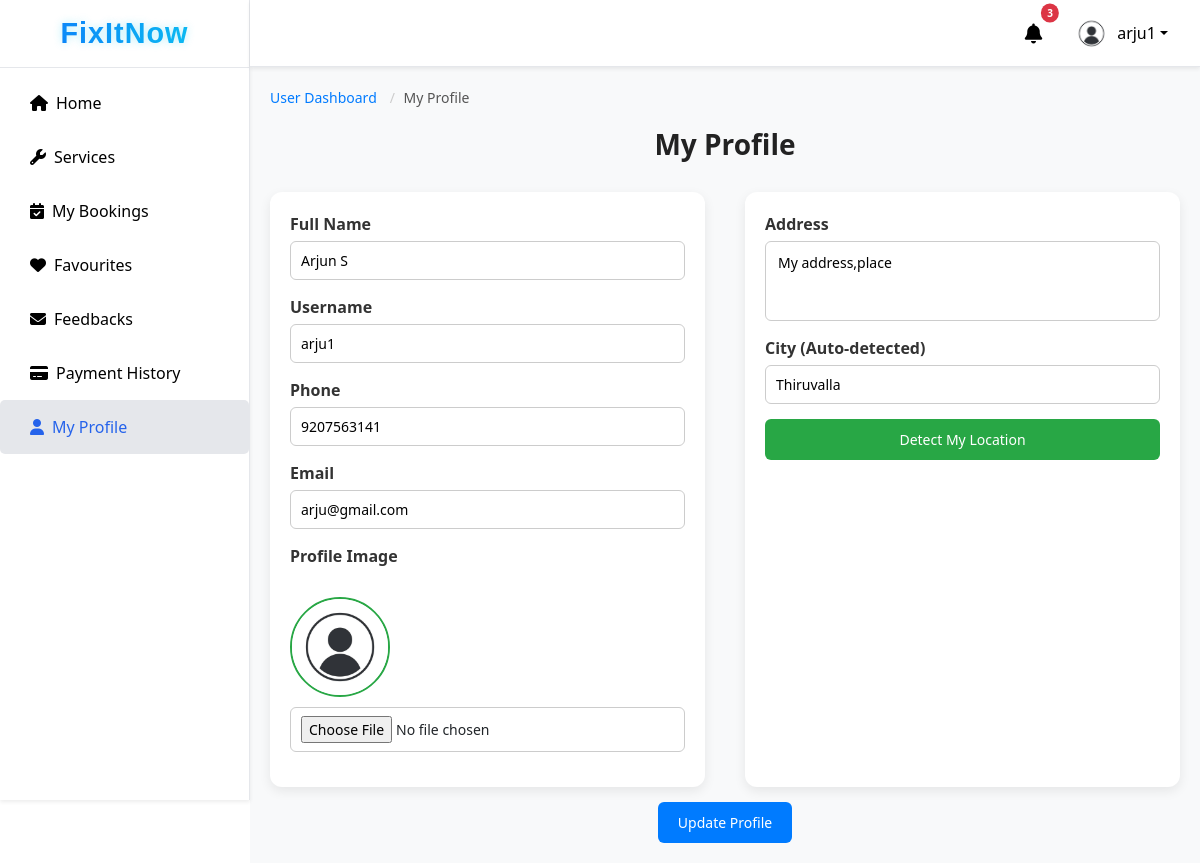
/profile/ (signed in), run on the app's committed database.
### fixapp/models.py (models this page shows, shortened)
class UserRegistration(models.Model):
    full_name = models.CharField(max_length=100)
    username = models.CharField(max_length=150, unique=True)
    email = models.EmailField(unique=True)
    password = models.CharField(max_length=128)  # plain password
    phone = models.CharField(max_length=15, null=True, blank=True)
    profile_image = models.ImageField(upload_to="user_profiles/", null=True, blank=True)
    city = models.CharField(max_length=100, blank=True, null=True)
    address = models.TextField(blank=True, null=True)
    latitude = models.FloatField(blank=True, null=True)
    longitude = models.FloatField(blank=True, null=True)
    registered_on = models.DateTimeField(default=timezone.now)

### fixapp/views.py (the view, shortened to what this page needs)
# urls.py: path('profile/', views.user_profile, name='user_profile'),
def user_profile(request):
    user_id = request.session.get('user_id')  # or use request.user.id if using Django auth
    user_obj = get_object_or_404(UserRegistration, id=user_id)
    context = {
        'user_obj': user_obj
    }
    return render(request, 'user_page/user_profile.html', context)

### fixapp/context_processors.py (called while the page is built)
def notifications_processor(request):
    notifications = []
    if request.session.get('user_id'):
        notifications = Notification.objects.filter(
            recipient_type__in=["users", "both"]
        ).order_by('-created_on')
    return {'notifications': notifications}

def technician_notifications_processor(request):
    notifications = []
    if request.session.get('technician_id'):
        notifications = Notification.objects.filter(
            recipient_type__in=["technicians", "both"]
        ).order_by('-created_on')
    return {'tech_notifications': notifications}

### templates/user_page/user_profile.html (shortened to what this page needs)
{% extends 'user_page/user_dashboard.html' %}
{% load static %}
{% block user_profile %}
<div class="profile-container">
    <nav aria-label="breadcrumb">
        <ol class="breadcrumb">
            <li class="breadcrumb-item"><a href="{% url 'user_home' %}">User Dashboard</a></li>
            <li class="breadcrumb-item active" aria-current="page">My Profile</li>
        </ol>
    </nav>
    <div class="profile-content">
        <h2 class="title text-center">My Profile</h2>
        <form method="POST" enctype="multipart/form-data" class="profile-form">
            <div class="profile-grid">
                <div class="profile-left">
                    <div class="form-group">
                        <label>Full Name</label>
                        <input type="text" name="full_name" value="{{ user_obj.full_name }}" required>
                    </div>
                    <div class="form-group">
                        <label>Username</label>
                        <input type="text" name="username" value="{{ user_obj.username }}" readonly>
                    </div>
                    <div class="form-group">
                        <label>Phone</label>
                        <input type="text" name="phone" value="{{ user_obj.phone }}">
                    </div>
                    <div class="form-group">
                        <label>Email</label>
                        <input type="email" name="email" value="{{ user_obj.email }}" readonly>
                    </div>
                    <div class="form-group">
                        <label>Profile Image</label><br>
                        {% if user_obj.profile_image %}
                            <img src="{{ user_obj.profile_image.url }}" class="profile-preview" alt="Profile Image">
                        {% endif %}
                        <input type="file" name="profile_image">
                    </div>
                </div>
                <div class="profile-right">
                    <div class="form-group">
                        <label>Address</label>
                        <textarea id="address" name="address">{{ user_obj.address|default_if_none:'' }}</textarea>
                    </div>
                    <div class="form-group">
                        <label>City (Auto-detected)</label>
                        <input type="text" id="city" name="city" value="{{ user_obj.city|default_if_none:''}}" readonly>
                    </div>
                    <div class="form-group">
                        <button type="button" class="detect-btn" onclick="getLocation()"> Detect My Location</button>
                    </div>
                </div>
            </div>
    <div class="form-actions">
        <button type="submit" class="update-btn">Update Profile</button>
    </div>
        </form>
    </div>
</div>
{% endblock %}

### templates/user_page/user_dashboard.html (shortened to what this page needs)
{% load static %}
<!DOCTYPE html>
<html lang="en">
<head>
  <link href="https://cdn.jsdelivr.net/npm/bootstrap@5.3.2/dist/css/bootstrap.min.css" rel="stylesheet">
  <link href="https://cdn.jsdelivr.net/npm/bootstrap-icons@1.11.1/font/bootstrap-icons.css" rel="stylesheet">
  <link href="https://cdnjs.cloudflare.com/ajax/libs/font-awesome/6.4.0/css/all.min.css" rel="stylesheet">
<link href="https://cdn.jsdelivr.net/npm/remixicon@3.2.0/fonts/remixicon.css" rel="stylesheet">
  <link rel="stylesheet" href="{% static 'css/admin_dashboard.css' %}">
</head>
<body>
  <div class="d-flex">
    <nav id="sidebar" class="sidebar d-flex flex-column shadow-sm ">
      <div class="sidebar-header p-3 text-center">
        <h3 class="logo">FixItNow</h3>
      </div>
      <div class="sidebar-menu flex-grow-1">
        <ul class="nav flex-column mt-2">
          <li class="nav-item"><a href="{% url 'user_home' %}"
            class="nav-link {% if request.resolver_match.url_name == 'user_home' %}active{% endif %}">
            <i class="fas fa-home me-2"></i>Home</a>
          </li>
          <li class="nav-item"><a href="{% url 'user_services' %}"
            class="nav-link {% if request.resolver_match.url_name == 'user_services' %}active{% endif %}">
            <i class="fas fa-wrench me-2"></i>Services</a>
          </li>
          <li class="nav-item"><a href="{% url 'my_bookings' %}"
            class="nav-link {% if request.resolver_match.url_name == 'my_bookings' %}active{% endif %}">
            <i class="fas fa-calendar-check me-2"></i>My Bookings</a>
          </li>
          <li class="nav-item"><a href="{% url 'user_favorite_list' %}"
            class="nav-link {% if request.resolver_match.url_name == 'user_favorite_list' %}active{% endif %}">
            <i class="fas fa-heart me-2"></i>Favourites</a>
          </li>
          <li class="nav-item"><a href="{% url 'view_user_feedback' %}"
            class="nav-link {% if request.resolver_match.url_name == 'view_user_feedback' %}active{% endif %}"><i class="fas fa-envelope me-2"></i>Feedbacks</a></li>
          <li class="nav-item"><a href="{% url 'user_payment_history' %}"
            class="nav-link {% if request.resolver_match.url_name == 'user_payment_history' %}active{% endif %}"><i class="fas fa-credit-card me-2">
            </i>Payment History</a>
          </li>
          <li class="nav-item"><a href="{% url 'user_profile' %}"
            class="nav-link {% if request.resolver_match.url_name == 'user_profile' %}active{% endif %}">
            <i class="fas fa-user me-2"></i>My Profile</a>
          </li>
        </ul>
      </div>
    </nav>
    <div class="flex-grow-1 main-area">
      <nav class="navbar navbar-expand-lg topbar shadow-sm px-4 d-flex justify-content-end">
        <ul class="navbar-nav d-flex align-items-center">
<li class="nav-item dropdown me-3">
    <a class="nav-link position-relative" href="#" id="notificationDropdown" role="button"
       data-bs-toggle="dropdown" aria-expanded="false">
        <i class="fas fa-bell fa-lg"></i>
        {% if notifications.count %}
            <span class="badge-count">{{ notifications.count }}</span>
        {% endif %}
    </a>
</li>
          {% if user_obj %}
          <li class="nav-item dropdown">
            <a class="nav-link dropdown-toggle d-flex align-items-center" href="#" role="button"
              data-bs-toggle="dropdown" aria-expanded="false">
              {% if user_obj.profile_image %}
              <img src="{{ user_obj.profile_image.url }}" alt="profile" class="rounded-circle me-2 profile-pic"
                width="35" height="35">
              {% else %}
              <img src="{% static 'images/default_profile.png' %}" alt="profile" class="rounded-circle me-2 profile-pic"
                width="35" height="35">
              {% endif %}
              {{ user_obj.username }}
            </a>
          </li>
          {% endif %}
        </ul>
      </nav>
      {% block user_profile %}
      {% endblock %}
    </div>
  </div>
</body>
</html>

### static/css/admin_dashboard.css (style rules this page uses)
body, html { height: 100%; margin: 0; font-family: "Segoe UI", sans-serif; }
.sidebar { width: 250px; height: 100vh; background-color: #ffffff; color: #000000; border-right: 1px solid #e5e7eb; position: fixed; overflow-y: auto; }
.sidebar-header { flex-shrink: 0; border-bottom: 1px solid #e5e7eb; background: #fff; }
.sidebar .logo { font-family: "Poppins", sans-serif; font-size: 1.8rem; font-weight: 700; letter-spacing: 1px; margin: 0; background: linear-gradient(90deg, #0d6efd, #0dcaf0); -webkit-background-clip: text; -webkit-text-fill-color: transparent; text-shadow: 0 0 8px rgba(13, 202, 240, 0.3); animation: logo-glow 3s infinite alternate; }
.sidebar-menu { overflow-y: auto; flex-grow: 1; }
.sidebar .nav-link { color: #000000; font-size: 16px; padding: 15px 5px; transition: background 0.2s, color 0.2s; padding-left: 30px; }
.nav-link:hover, .nav-link.active { background-color: #e5e7eb; color: #2563eb !important; border-radius: 5px; }
.main-area { margin-left: 250px; display: flex; flex-direction: column; height: 100vh; }
.topbar { background-color: #ffffff; border-bottom: 1px solid #e5e7eb; color: #000000; height: 67px; flex-shrink: 0; position: sticky; top: 0; z-index: 10; align-items: center; }
.topbar .navbar-nav .nav-link { color: #000000; }
.topbar .profile-pic { width: 35px; height: 35px; object-fit: cover; }
.breadcrumb { padding: 8px 15px; margin-bottom: 40px; list-style: none; background-color: #f5f5f5; border-radius: 4px; }
.breadcrumb-item { display: inline; font-size: 14px; }
.breadcrumb-item + .breadcrumb-item::before { padding: 0 5px; color: #ccc; content: "/\00a0"; }
.breadcrumb-item a { color: #6c757d; text-decoration: none; }
.breadcrumb-item.active { color: #0275d8; }
.title { font-size: 22px; margin-bottom: 20px; color: #333; }
.title { font-size: 24px; margin-bottom: 25px; color: #222; font-weight: 600; text-align: center; }
.breadcrumb { background: transparent; padding: 0; margin-bottom: 20px; }
.badge-count { position: absolute; top: 0; right: 0; transform: translate(50%, -50%); background-color: #dc3545; color: #fff; font-size: 10px; padding: 2px 6px; border-radius: 50%; font-weight: bold; }
.breadcrumb a { text-decoration: none; color: #0077cc; transition: color 0.3s; }
.breadcrumb-item a { text-decoration: none; color: #007bff; }
.breadcrumb-item.active { color: #6c757d; }
.form-actions { text-align: center; margin-top: 15px; }
.profile-container { padding: 20px; background-color: #f8f9fa; height: auto; }
.breadcrumb { background: none; padding-left: 0; margin-bottom: 20px; font-size: 14px; }
.breadcrumb a { color: #007bff; text-decoration: none; }
.breadcrumb .active { color: #555; }
.profile-content h2.title { font-size: 28px; font-weight: 600; margin-bottom: 30px; text-align: center; color: #222; }
.profile-grid { display: flex; gap: 40px; justify-content: space-between; flex-wrap: wrap; }
.profile-left, .profile-right { flex: 1; min-width: 280px; background: #fff; padding: 20px; border-radius: 12px; box-shadow: 0 4px 12px rgba(0,0,0,0.08); }
.profile-left .profile-preview { width: 100px; height: 100px; object-fit: cover; border-radius: 50%; margin-bottom: 10px; border: 2px solid #28a745; }
.form-group { margin-bottom: 15px; }
.form-group label { font-weight: 600; margin-bottom: 5px; display: block; color: #333; }
.form-group input, .form-group textarea { width: 100%; padding: 10px 12px; border-radius: 6px; border: 1px solid #ccc; font-size: 14px; transition: border 0.2s, box-shadow 0.2s; }
textarea { resize: none; min-height: 80px; }
.detect-btn, .update-btn { padding: 10px 20px; border-radius: 6px; border: none; cursor: pointer; font-size: 14px; font-weight: 500; transition: background 0.2s, transform 0.2s; }
.detect-btn { background-color: #28a745; color: #fff; }
.update-btn { background-color: #007bff; color: #fff; }
.form-group { flex: 1; min-width: 150px; display: flex; flex-direction: column; margin-bottom: 15px; }
.form-group label { margin-bottom: 5px; font-weight: 600; }
.form-group input, .form-group select { padding: 8px 10px; border-radius: 6px; border: 1px solid #ccc; font-size: 14px; }
.form-actions { text-align: center; }
.text-center { text-align: center; }

### data on the page
UserRegistration: profile_image (picture), username "arju1", full_name "Arjun S", phone "9207563141", email "arju@gmail.com", address "My address,place", city "Thiruvalla"

### other printed values
{{ notifications.count }} "3"
